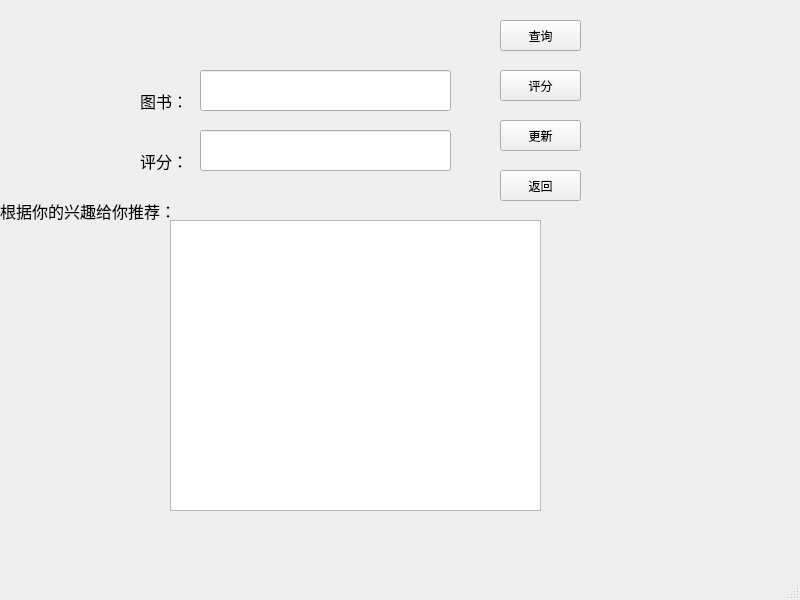
<?xml version="1.0" encoding="UTF-8"?>
<ui version="4.0">
 <class>MainWindow</class>
 <widget class="QMainWindow" name="MainWindow">
  <property name="geometry">
   <rect>
    <x>0</x>
    <y>0</y>
    <width>800</width>
    <height>600</height>
   </rect>
  </property>
  <property name="windowTitle">
   <string>MainWindow</string>
  </property>
  <widget class="QWidget" name="centralwidget">
   <widget class="QLabel" name="label">
    <property name="geometry">
     <rect>
      <x>140</x>
      <y>90</y>
      <width>41</width>
      <height>21</height>
     </rect>
    </property>
    <property name="font">
     <font>
      <family>Agency FB</family>
      <pointsize>12</pointsize>
     </font>
    </property>
    <property name="text">
     <string>图书：</string>
    </property>
   </widget>
   <widget class="QLabel" name="label_2">
    <property name="geometry">
     <rect>
      <x>140</x>
      <y>150</y>
      <width>54</width>
      <height>21</height>
     </rect>
    </property>
    <property name="font">
     <font>
      <family>Agency FB</family>
      <pointsize>12</pointsize>
     </font>
    </property>
    <property name="text">
     <string>评分：</string>
    </property>
   </widget>
   <widget class="QLineEdit" name="lineEdit_1">
    <property name="geometry">
     <rect>
      <x>200</x>
      <y>70</y>
      <width>251</width>
      <height>41</height>
     </rect>
    </property>
   </widget>
   <widget class="QLineEdit" name="lineEdit_2">
    <property name="enabled">
     <bool>true</bool>
    </property>
    <property name="geometry">
     <rect>
      <x>200</x>
      <y>130</y>
      <width>251</width>
      <height>41</height>
     </rect>
    </property>
   </widget>
   <widget class="QPushButton" name="pushButton">
    <property name="geometry">
     <rect>
      <x>500</x>
      <y>20</y>
      <width>81</width>
      <height>31</height>
     </rect>
    </property>
    <property name="text">
     <string>查询</string>
    </property>
   </widget>
   <widget class="QPushButton" name="pushButton_2">
    <property name="geometry">
     <rect>
      <x>500</x>
      <y>120</y>
      <width>81</width>
      <height>31</height>
     </rect>
    </property>
    <property name="text">
     <string>更新</string>
    </property>
   </widget>
   <widget class="QListWidget" name="listWidget">
    <property name="geometry">
     <rect>
      <x>170</x>
      <y>220</y>
      <width>371</width>
      <height>291</height>
     </rect>
    </property>
   </widget>
   <widget class="QLabel" name="label_3">
    <property name="geometry">
     <rect>
      <x>0</x>
      <y>180</y>
      <width>191</width>
      <height>61</height>
     </rect>
    </property>
    <property name="font">
     <font>
      <family>Agency FB</family>
      <pointsize>12</pointsize>
     </font>
    </property>
    <property name="text">
     <string>根据你的兴趣给你推荐：</string>
    </property>
   </widget>
   <widget class="QPushButton" name="pushButton_3">
    <property name="geometry">
     <rect>
      <x>500</x>
      <y>170</y>
      <width>81</width>
      <height>31</height>
     </rect>
    </property>
    <property name="text">
     <string>返回</string>
    </property>
   </widget>
   <widget class="QPushButton" name="pushButton_4">
    <property name="geometry">
     <rect>
      <x>500</x>
      <y>70</y>
      <width>81</width>
      <height>31</height>
     </rect>
    </property>
    <property name="text">
     <string>评分</string>
    </property>
   </widget>
  </widget>
  <widget class="QMenuBar" name="menubar">
   <property name="geometry">
    <rect>
     <x>0</x>
     <y>0</y>
     <width>800</width>
     <height>23</height>
    </rect>
   </property>
  </widget>
  <widget class="QStatusBar" name="statusbar"/>
 </widget>
 <resources/>
 <connections/>
</ui>
